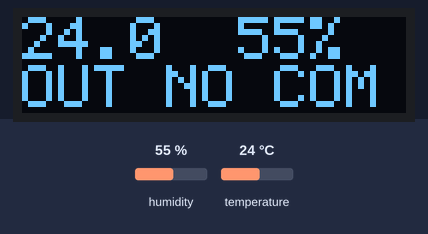
Recording of a sketch running on a simulated Arduino Uno, built with avr-gcc and run on an emulated ATmega328P. Parts: 128×32 one-colour display. Wiring (inferred from the names in the program): SHT3x sensor at I2C address 0x44. The test bench sets the inputs (shaded band); at power-on: humidity 55 %, temperature 24 °C. What the sketch prints to the serial monitor is not drawn.

Above: at 1.2 s.
1.3 s: humidity set to 22 %
At 10.6 s:
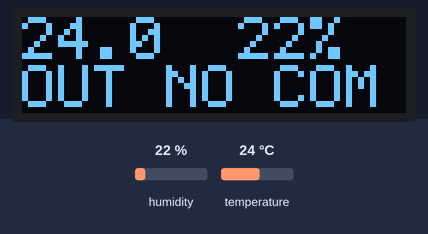
11.5 s: temperature set to 12 °C
At 20.6 s:
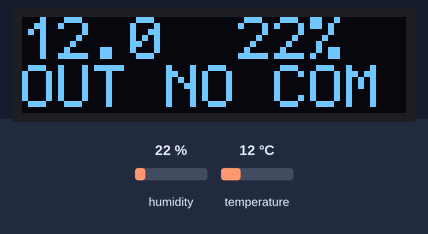
21.5 s: humidity set to 40 %
At 30.7 s:
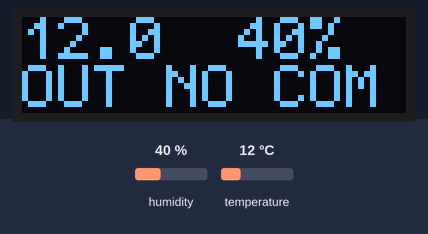
31.5 s: temperature set to 19 °C
At 40.7 s:
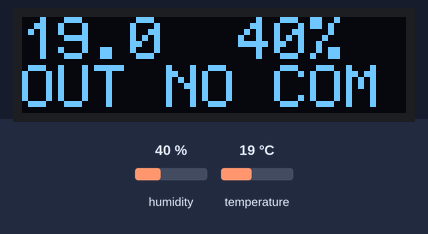
Timing chart, 0 to 42.2 s (numbered marks = the images above; inputs shaded):
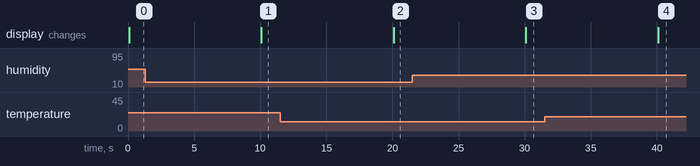

Measured:
- after the input at 1.3 s, the display: changes after 8.8 s (image 1)
- after the input at 11.5 s, the display: changes after 8.6 s (image 2)
- after the input at 21.5 s, the display: changes after 8.6 s (image 3)
- after the input at 31.5 s, the display: changes after 8.6 s (image 4)

The sketch:

dualtin.ino
```cpp
#include <Wire.h>
#include "SSD1306Ascii.h"
#include "SSD1306AsciiWire.h"
SSD1306AsciiWire oled;

#define OLEDI2CADDR 0x3C
#define SHT31I2CADDR 0x44
#define MEASUREINDELAY 10000
#define MEASUREOUTDELAY 9000


float stemp,shum;
int32_t temperature;
uint32_t pressure;
uint32_t humidity;
uint32_t vcc;

uint8_t i=0;
unsigned long lastread=0;
unsigned long lastmeasurein=MEASUREINDELAY+1000;
unsigned long lastmeasureout=0;
unsigned long now;

int32_t rnd(float n)
{
  return (int32_t)(n > 0 ? n + 0.5 : n - 0.5);
}


void space10(char *str){
  uint8_t j=10;
  while(j--) *str++=' ';
  str[10]=0;
}

void scpy(const char *a,char *b){
  while(*b++=*a++) ;
}

uint8_t i2a(int32_t value, char* result) {
    char* ptr = result, *ptr1 = result, tmp_char;
    uint8_t neg=0;
    uint8_t cnt=0;
    int32_t tmp_value;
    if(value<0) {neg=1;value=-value;}

    do {
      tmp_value = value;
      value /= 10;
      //*ptr++ = "0123456789" [tmp_value - value * 10];
      *ptr++ = '0' + (tmp_value - value * 10);
      cnt++;
    } while ( value );


    if (neg) {*ptr++ = '-';cnt++;}
    //*ptr-- = 0;
    *ptr--;
    while(ptr1 < ptr) {
      tmp_char = *ptr;
      *ptr--= *ptr1;
      *ptr1++ = tmp_char;
    }
    return cnt;
}

uint8_t I2CRead(uint8_t dev_addr, uint8_t reg_addr, uint8_t *reg_data, uint8_t cnt)
{
  uint8_t ret=1;
  Wire.beginTransmission(dev_addr);
  Wire.write(reg_addr);
  if(Wire.endTransmission()) ret=0;

  Wire.requestFrom(dev_addr, cnt);
  uint8_t available = Wire.available();
  if(available != cnt) ret=0;
  for(uint8_t i = 0; i < available; i++) if(i < cnt) *(reg_data + i) = Wire.read();else Wire.read();
  return ret;
}

uint8_t I2CWrite(uint8_t dev_addr, uint8_t reg_addr, uint8_t *reg_data, uint8_t cnt)
{
  uint8_t ret=1;
  Wire.beginTransmission(dev_addr);
  Wire.write(reg_addr);
  Wire.write(reg_data, cnt);
  if(Wire.endTransmission()) ret=0;
  return ret;
}


uint8_t readsht31()
{
  uint8_t readbuffer[6];
  readbuffer[0]=0;
  if(!I2CWrite(SHT31I2CADDR, 0x24, readbuffer, 1)) return 0;
  delay(16);
  if(!I2CRead(SHT31I2CADDR, 0x00, readbuffer, 6)) return 0;

  uint16_t ST, SRH;
  ST = readbuffer[0];
  ST <<= 8;
  ST |= readbuffer[1];
  SRH = readbuffer[3];
  SRH <<= 8;
  SRH |= readbuffer[4];

  stemp = ST;
  stemp *= 175;
  stemp /= 0xFFFF;
  stemp -= 45;

  shum = SRH;
  shum *= 100;
  shum /= 0xFFFF;

  return 1;
}


void measure()
{
  //Serial.println("MEASURE");


  char msg[21];
  oled.setCursor(0,0);
  uint8_t n;
  int32_t t;

  if(!readsht31()) oled.println("IN FAIL   ");
  else {
    space10(msg);

    t=rnd(stemp*10.0);
    n=i2a(t,msg);
    if(n==1 || (n==2 && t<0))
    {
      msg[n+1]=msg[n-1];msg[n-1]='0';msg[n]='.';
    }
    else {msg[n]=msg[n-1];msg[n-1]='.';}


    n=i2a(rnd(shum),msg+6);
    msg[6+n]='%';
    oled.println(msg);
  }

  if((now-lastmeasureout)>MEASUREOUTDELAY || lastmeasureout==0) oled.println("OUT NO COM");
  else if(pressure==0) oled.println("OUT FAIL  ");
  else {
    space10(msg);

    t=rnd(temperature/10.0);
    n=i2a(t,msg);
    if(n==1 || (n==2 && t<0))
    {
      msg[n+1]=msg[n-1];msg[n-1]='0';msg[n]='.';
    }
    else {msg[n]=msg[n-1];msg[n-1]='.';}


    n=i2a(rnd(humidity/1000.0),msg+6);
    msg[6+n]='%';
    oled.println(msg);
  }
}

void setup() {

  //i2c_init();
  Serial.begin(115200);
  Wire.begin();

  oled.begin(&Adafruit128x32, OLEDI2CADDR);
  oled.setFont(font5x7);
  oled.clear();
  oled.set2X();
}

void loop() {

  uint32_t buff[4];
  uint8_t *p=(uint8_t *)buff;

  now=millis();
  while(Serial.available()) {if(i<sizeof(buff)) p[i]=Serial.read();else Serial.read(); i++; lastread=now;}

  if((now-lastread)>100)
  {
    if(i==sizeof(buff)) {
      lastmeasureout=now;
      temperature=buff[0];humidity=buff[1];pressure=buff[2];vcc=buff[3];

      Serial.print("[OUT] T: ");Serial.println(temperature/100.0);
      Serial.print("[OUT] H: ");Serial.println(humidity/1000.0);
      Serial.print("[OUT] P: ");Serial.println(pressure/100.0);
      Serial.print("[OUT] V: ");Serial.println(vcc);
      Serial.print("[OUT] S: ");Serial.println(rnd(pressure*pow(1.0-((0.0065*610)/(temperature*0.01+273.15+0.0065*610)),-5.257)/100.0));
      Serial.println();
    }
    i=0;
  }

  now=millis();
  if((now-lastmeasurein)>MEASUREINDELAY) {
    lastmeasurein=now;
    measure();

    Serial.print("[IN] T: ");Serial.println(stemp);
    Serial.print("[IN] H: ");Serial.println(shum);
    Serial.println();
  }


}
```
